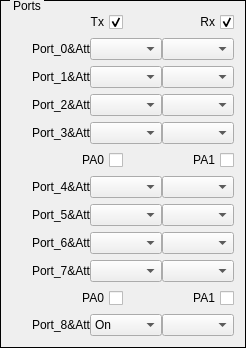
    <widget class="QGroupBox" name="groupBoxRx_2">
     <property name="styleSheet">
      <string notr="true">QGroupBox{ border:1px solid black; margin-top:0.5ex; }
QGroupBox::title { subcontrol-origin:margin; subcontrol-position:top left; top:-1px; left:10px; margin-left: 0px; padding:0 1px; }</string>
     </property>
     <property name="title">
      <string>Ports</string>
     </property>
     <layout class="QHBoxLayout" name="horizontalLayout_21">
      <item>
       <layout class="QVBoxLayout" name="verticalLayoutRx_2">
        <property name="spacing">
         <number>6</number>
        </property>
        <item>
         <layout class="QHBoxLayout" name="horizontalLayoutRx1_6">
          <property name="spacing">
           <number>0</number>
          </property>
          <item>
           <widget class="QCheckBox" name="checkBoxTxEn">
            <property name="layoutDirection">
             <enum>Qt::RightToLeft</enum>
            </property>
            <property name="text">
             <string>Tx</string>
            </property>
            <property name="checked">
             <bool>true</bool>
            </property>
           </widget>
          </item>
          <item>
           <widget class="QCheckBox" name="checkBoxRxEn">
            <property name="layoutDirection">
             <enum>Qt::RightToLeft</enum>
            </property>
            <property name="text">
             <string>Rx</string>
            </property>
            <property name="checked">
             <bool>true</bool>
            </property>
           </widget>
          </item>
         </layout>
        </item>
        <item>
         <layout class="QHBoxLayout" name="horizontalLayoutRx1_2">
          <property name="spacing">
           <number>0</number>
          </property>
          <item>
           <widget class="QLabel" name="labelPort0">
            <property name="sizePolicy">
             <sizepolicy hsizetype="Fixed" vsizetype="Fixed">
              <horstretch>0</horstretch>
              <verstretch>0</verstretch>
             </sizepolicy>
            </property>
            <property name="minimumSize">
             <size>
              <width>78</width>
              <height>16</height>
             </size>
            </property>
            <property name="text">
             <string>Port_0&amp;Att</string>
            </property>
            <property name="alignment">
             <set>Qt::AlignRight|Qt::AlignTrailing|Qt::AlignVCenter</set>
            </property>
           </widget>
          </item>
          <item>
           <widget class="QComboBox" name="comboBoxIOMode0">
            <property name="sizePolicy">
             <sizepolicy hsizetype="Expanding" vsizetype="Fixed">
              <horstretch>5</horstretch>
              <verstretch>0</verstretch>
             </sizepolicy>
            </property>
           </widget>
          </item>
          <item>
           <widget class="QComboBox" name="comboBoxPortAtt0">
            <property name="sizePolicy">
             <sizepolicy hsizetype="Expanding" vsizetype="Fixed">
              <horstretch>5</horstretch>
              <verstretch>0</verstretch>
             </sizepolicy>
            </property>
           </widget>
          </item>
         </layout>
        </item>
        <item>
         <layout class="QHBoxLayout" name="horizontalLayoutRx1_3">
          <property name="spacing">
           <number>0</number>
          </property>
          <item>
           <widget class="QLabel" name="labelPort1">
            <property name="sizePolicy">
             <sizepolicy hsizetype="Fixed" vsizetype="Fixed">
              <horstretch>0</horstretch>
              <verstretch>0</verstretch>
             </sizepolicy>
            </property>
            <property name="minimumSize">
             <size>
              <width>78</width>
              <height>16</height>
             </size>
            </property>
            <property name="text">
             <string>Port_1&amp;Att</string>
            </property>
            <property name="alignment">
             <set>Qt::AlignRight|Qt::AlignTrailing|Qt::AlignVCenter</set>
            </property>
           </widget>
          </item>
          <item>
           <widget class="QComboBox" name="comboBoxIOMode1">
            <property name="sizePolicy">
             <sizepolicy hsizetype="Expanding" vsizetype="Fixed">
              <horstretch>5</horstretch>
              <verstretch>0</verstretch>
             </sizepolicy>
            </property>
           </widget>
          </item>
          <item>
           <widget class="QComboBox" name="comboBoxPortAtt1">
            <property name="sizePolicy">
             <sizepolicy hsizetype="Expanding" vsizetype="Fixed">
              <horstretch>5</horstretch>
              <verstretch>0</verstretch>
             </sizepolicy>
            </property>
           </widget>
          </item>
         </layout>
        </item>
        <item>
         <layout class="QHBoxLayout" name="horizontalLayoutRx1_5">
          <property name="spacing">
           <number>0</number>
          </property>
          <item>
           <widget class="QLabel" name="labelPort2">
            <property name="sizePolicy">
             <sizepolicy hsizetype="Fixed" vsizetype="Fixed">
              <horstretch>0</horstretch>
              <verstretch>0</verstretch>
             </sizepolicy>
            </property>
            <property name="minimumSize">
             <size>
              <width>78</width>
              <height>16</height>
             </size>
            </property>
            <property name="text">
             <string>Port_2&amp;Att</string>
            </property>
            <property name="alignment">
             <set>Qt::AlignRight|Qt::AlignTrailing|Qt::AlignVCenter</set>
            </property>
           </widget>
          </item>
          <item>
           <widget class="QComboBox" name="comboBoxIOMode2">
            <property name="sizePolicy">
             <sizepolicy hsizetype="Expanding" vsizetype="Fixed">
              <horstretch>5</horstretch>
              <verstretch>0</verstretch>
             </sizepolicy>
            </property>
           </widget>
          </item>
          <item>
           <widget class="QComboBox" name="comboBoxPortAtt2">
            <property name="sizePolicy">
             <sizepolicy hsizetype="Expanding" vsizetype="Fixed">
              <horstretch>5</horstretch>
              <verstretch>0</verstretch>
             </sizepolicy>
            </property>
           </widget>
          </item>
         </layout>
        </item>
        <item>
         <layout class="QHBoxLayout" name="horizontalLayoutRx1_7">
          <property name="spacing">
           <number>0</number>
          </property>
          <item>
           <widget class="QLabel" name="labelPort3">
            <property name="sizePolicy">
             <sizepolicy hsizetype="Fixed" vsizetype="Fixed">
              <horstretch>0</horstretch>
              <verstretch>0</verstretch>
             </sizepolicy>
            </property>
            <property name="minimumSize">
             <size>
              <width>78</width>
              <height>16</height>
             </size>
            </property>
            <property name="text">
             <string>Port_3&amp;Att</string>
            </property>
            <property name="alignment">
             <set>Qt::AlignRight|Qt::AlignTrailing|Qt::AlignVCenter</set>
            </property>
           </widget>
          </item>
          <item>
           <widget class="QComboBox" name="comboBoxIOMode3">
            <property name="sizePolicy">
             <sizepolicy hsizetype="Expanding" vsizetype="Fixed">
              <horstretch>5</horstretch>
              <verstretch>0</verstretch>
             </sizepolicy>
            </property>
           </widget>
          </item>
          <item>
           <widget class="QComboBox" name="comboBoxPortAtt3">
            <property name="sizePolicy">
             <sizepolicy hsizetype="Expanding" vsizetype="Fixed">
              <horstretch>5</horstretch>
              <verstretch>0</verstretch>
             </sizepolicy>
            </property>
           </widget>
          </item>
         </layout>
        </item>
        <item>
         <layout class="QHBoxLayout" name="horizontalLayoutTx5_6">
          <property name="spacing">
           <number>0</number>
          </property>
          <item>
           <widget class="QCheckBox" name="checkBoxTxMainPA0_0_3">
            <property name="layoutDirection">
             <enum>Qt::RightToLeft</enum>
            </property>
            <property name="text">
             <string>PA0</string>
            </property>
           </widget>
          </item>
          <item>
           <widget class="QCheckBox" name="checkBoxTxMainPA1_0_3">
            <property name="layoutDirection">
             <enum>Qt::RightToLeft</enum>
            </property>
            <property name="text">
             <string>PA1</string>
            </property>
           </widget>
          </item>
         </layout>
        </item>
        <item>
         <layout class="QHBoxLayout" name="horizontalLayoutRx1_8">
          <property name="spacing">
           <number>0</number>
          </property>
          <item>
           <widget class="QLabel" name="labelPort4">
            <property name="sizePolicy">
             <sizepolicy hsizetype="Fixed" vsizetype="Fixed">
              <horstretch>0</horstretch>
              <verstretch>0</verstretch>
             </sizepolicy>
            </property>
            <property name="minimumSize">
             <size>
              <width>78</width>
              <height>16</height>
             </size>
            </property>
            <property name="text">
             <string>Port_4&amp;Att</string>
            </property>
            <property name="alignment">
             <set>Qt::AlignRight|Qt::AlignTrailing|Qt::AlignVCenter</set>
            </property>
           </widget>
          </item>
          <item>
           <widget class="QComboBox" name="comboBoxIOMode4">
            <property name="sizePolicy">
             <sizepolicy hsizetype="Expanding" vsizetype="Fixed">
              <horstretch>5</horstretch>
              <verstretch>0</verstretch>
             </sizepolicy>
            </property>
           </widget>
          </item>
          <item>
           <widget class="QComboBox" name="comboBoxPortAtt4">
            <property name="sizePolicy">
             <sizepolicy hsizetype="Expanding" vsizetype="Fixed">
              <horstretch>5</horstretch>
              <verstretch>0</verstretch>
             </sizepolicy>
            </property>
           </widget>
          </item>
         </layout>
        </item>
        <item>
         <layout class="QHBoxLayout" name="horizontalLayoutRx1_9">
          <property name="spacing">
           <number>0</number>
          </property>
          <item>
           <widget class="QLabel" name="labelPort5">
            <property name="sizePolicy">
             <sizepolicy hsizetype="Fixed" vsizetype="Fixed">
              <horstretch>0</horstretch>
              <verstretch>0</verstretch>
             </sizepolicy>
            </property>
            <property name="minimumSize">
             <size>
              <width>78</width>
              <height>16</height>
             </size>
            </property>
            <property name="text">
             <string>Port_5&amp;Att</string>
            </property>
            <property name="alignment">
             <set>Qt::AlignRight|Qt::AlignTrailing|Qt::AlignVCenter</set>
            </property>
           </widget>
          </item>
          <item>
           <widget class="QComboBox" name="comboBoxIOMode5">
            <property name="sizePolicy">
             <sizepolicy hsizetype="Expanding" vsizetype="Fixed">
              <horstretch>5</horstretch>
              <verstretch>0</verstretch>
             </sizepolicy>
            </property>
           </widget>
          </item>
          <item>
           <widget class="QComboBox" name="comboBoxPortAtt5">
            <property name="sizePolicy">
             <sizepolicy hsizetype="Expanding" vsizetype="Fixed">
              <horstretch>5</horstretch>
              <verstretch>0</verstretch>
             </sizepolicy>
            </property>
           </widget>
          </item>
         </layout>
        </item>
        <item>
         <layout class="QHBoxLayout" name="horizontalLayoutRx1_10">
          <property name="spacing">
           <number>0</number>
          </property>
          <item>
           <widget class="QLabel" name="labelPort6">
            <property name="sizePolicy">
             <sizepolicy hsizetype="Fixed" vsizetype="Fixed">
              <horstretch>0</horstretch>
              <verstretch>0</verstretch>
             </sizepolicy>
            </property>
            <property name="minimumSize">
             <size>
              <width>78</width>
              <height>16</height>
             </size>
            </property>
            <property name="text">
             <string>Port_6&amp;Att</string>
            </property>
            <property name="alignment">
             <set>Qt::AlignRight|Qt::AlignTrailing|Qt::AlignVCenter</set>
            </property>
           </widget>
          </item>
          <item>
           <widget class="QComboBox" name="comboBoxIOMode6">
            <property name="sizePolicy">
             <sizepolicy hsizetype="Expanding" vsizetype="Fixed">
              <horstretch>5</horstretch>
              <verstretch>0</verstretch>
             </sizepolicy>
            </property>
           </widget>
          </item>
          <item>
           <widget class="QComboBox" name="comboBoxPortAtt6">
            <property name="sizePolicy">
             <sizepolicy hsizetype="Expanding" vsizetype="Fixed">
              <horstretch>5</horstretch>
              <verstretch>0</verstretch>
             </sizepolicy>
            </property>
           </widget>
          </item>
         </layout>
        </item>
        <item>
         <layout class="QHBoxLayout" name="horizontalLayoutRx1_11">
          <property name="spacing">
           <number>0</number>
          </property>
          <item>
           <widget class="QLabel" name="labelPort7">
            <property name="sizePolicy">
             <sizepolicy hsizetype="Fixed" vsizetype="Fixed">
              <horstretch>0</horstretch>
              <verstretch>0</verstretch>
             </sizepolicy>
            </property>
            <property name="minimumSize">
             <size>
              <width>78</width>
              <height>16</height>
             </size>
            </property>
            <property name="text">
             <string>Port_7&amp;Att</string>
            </property>
            <property name="alignment">
             <set>Qt::AlignRight|Qt::AlignTrailing|Qt::AlignVCenter</set>
            </property>
           </widget>
          </item>
          <item>
           <widget class="QComboBox" name="comboBoxIOMode7">
            <property name="sizePolicy">
             <sizepolicy hsizetype="Expanding" vsizetype="Fixed">
              <horstretch>5</horstretch>
              <verstretch>0</verstretch>
             </sizepolicy>
            </property>
           </widget>
          </item>
          <item>
           <widget class="QComboBox" name="comboBoxPortAtt7">
            <property name="sizePolicy">
             <sizepolicy hsizetype="Expanding" vsizetype="Fixed">
              <horstretch>5</horstretch>
              <verstretch>0</verstretch>
             </sizepolicy>
            </property>
           </widget>
          </item>
         </layout>
        </item>
        <item>
         <layout class="QHBoxLayout" name="horizontalLayoutTx5_7">
          <property name="spacing">
           <number>0</number>
          </property>
          <item>
           <widget class="QCheckBox" name="checkBoxTxMainPA0_4_7">
            <property name="layoutDirection">
             <enum>Qt::RightToLeft</enum>
            </property>
            <property name="text">
             <string>PA0</string>
            </property>
           </widget>
          </item>
          <item>
           <widget class="QCheckBox" name="checkBoxTxMainPA1_4_7">
            <property name="layoutDirection">
             <enum>Qt::RightToLeft</enum>
            </property>
            <property name="text">
             <string>PA1</string>
            </property>
           </widget>
          </item>
         </layout>
        </item>
        <item>
         <layout class="QHBoxLayout" name="horizontalLayoutRx1_4">
          <property name="spacing">
           <number>0</number>
          </property>
          <item>
           <widget class="QLabel" name="labelPort8">
            <property name="sizePolicy">
             <sizepolicy hsizetype="Fixed" vsizetype="Fixed">
              <horstretch>0</horstretch>
              <verstretch>0</verstretch>
             </sizepolicy>
            </property>
            <property name="minimumSize">
             <size>
              <width>78</width>
              <height>16</height>
             </size>
            </property>
            <property name="text">
             <string>Port_8&amp;Att</string>
            </property>
            <property name="alignment">
             <set>Qt::AlignRight|Qt::AlignTrailing|Qt::AlignVCenter</set>
            </property>
           </widget>
          </item>
          <item>
           <widget class="QComboBox" name="comboBoxIOMode8">
            <property name="sizePolicy">
             <sizepolicy hsizetype="Expanding" vsizetype="Fixed">
              <horstretch>5</horstretch>
              <verstretch>0</verstretch>
             </sizepolicy>
            </property>
            <item>
             <property name="text">
              <string>On</string>
             </property>
            </item>
            <item>
             <property name="text">
              <string>Off</string>
             </property>
            </item>
           </widget>
          </item>
          <item>
           <widget class="QComboBox" name="comboBoxPortAtt8">
            <property name="sizePolicy">
             <sizepolicy hsizetype="Expanding" vsizetype="Fixed">
              <horstretch>5</horstretch>
              <verstretch>0</verstretch>
             </sizepolicy>
            </property>
           </widget>
          </item>
         </layout>
        </item>
       </layout>
      </item>
     </layout>
    </widget>
